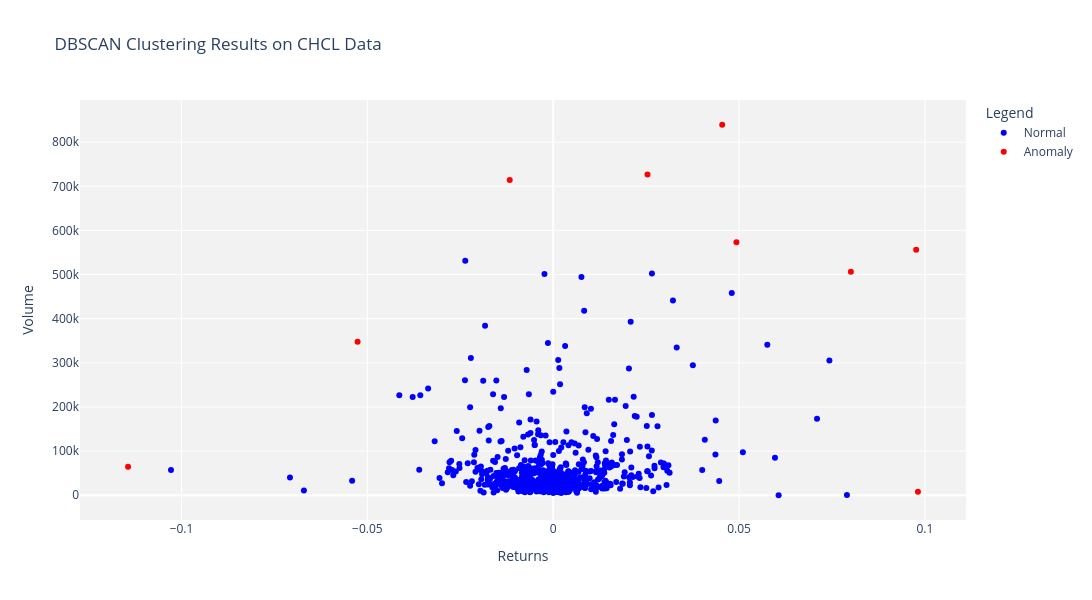

Here is the notebook cell this chart was saved with:
### Markdown cell above
## Visualization

### Code cell
import plotly.express as px

anomalies_dbscan["Color"] = anomalies_dbscan["Anomaly_DBSCAN"].apply(
    lambda x: "Anomaly" if x == -1 else "Normal"
)

fig = px.scatter(
    anomalies_dbscan,
    x="returns",
    y="volume",
    color="Color",
    title=f"DBSCAN Clustering Results on {stock_name} Data",
    hover_data=["close"],  # Add more data to hover
    
    color_discrete_map={
        "Normal": "blue", 
        "Anomaly": "red",  
    },

    #for printing the graph in black and white, we can use the following color map
    # color_discrete_map={
    #     "Normal": "#D9D9D9",  # normal points — light gray
    #     "Anomaly": "#222222",   # anomalies — dark gray/black
    # },

)





# Update layout for better visualization
fig.update_layout(
    xaxis_title="Returns",
    yaxis_title="Volume",
    legend_title="Legend",
    autosize=False,
    width=1200,
    height=600,

    #Transparent background

    plot_bgcolor="rgba(0,0,0,0.05)",
    # paper_bgcolor="rgba(0,0,0,0)",
)

# Show the plot
fig.show()

### Figure 1 — Plotly figure (JSON) as saved in the notebook; plotly's stock layout.template omitted (floating-point values rounded to 4 significant figures; data arrays with more than 128 entries replaced by an {"elided": "..."} marker saying what was removed)
{"data": [{"customdata": {"elided": "671x1 float values"}, "hovertemplate": "Color=Normal<br>returns=%{x}<br>volume=%{y}<br>close=%{customdata[0]}<extra></extra>", "legendgroup": "Normal", "marker": {"color": "blue", "symbol": "circle"}, "mode": "markers", "name": "Normal", "orientation": "v", "showlegend": true, "type": "scatter", "x": {"elided": "671 float values"}, "xaxis": "x", "y": {"elided": "671 float values"}, "yaxis": "y"}, {"customdata": [[526.0], [594.0], [652.0], [504.8], [525.8], [551.7], [581.1], [581.8], [575.0]], "hovertemplate": "Color=Anomaly<br>returns=%{x}<br>volume=%{y}<br>close=%{customdata[0]}<extra></extra>", "legendgroup": "Anomaly", "marker": {"color": "red", "symbol": "circle"}, "mode": "markers", "name": "Anomaly", "orientation": "v", "showlegend": true, "type": "scatter", "x": [0.09812, -0.05263, 0.09764, -0.1144, 0.08008, 0.04928, 0.04546, 0.02536, -0.01171], "xaxis": "x", "y": [8159.0, 347800.0, 556500.0, 64880.0, 506400.0, 573300.0, 839500.0, 726700.0, 714500.0], "yaxis": "y"}], "layout": {"autosize": false, "height": 600, "legend": {"title": {"text": "Legend"}, "tracegroupgap": 0}, "plot_bgcolor": "rgba(0,0,0,0.05)", "title": {"text": "DBSCAN Clustering Results on CHCL Data"}, "width": 1200, "xaxis": {"anchor": "y", "domain": [0, 1], "title": {"text": "Returns"}}, "yaxis": {"anchor": "x", "domain": [0, 1], "title": {"text": "Volume"}}}}
